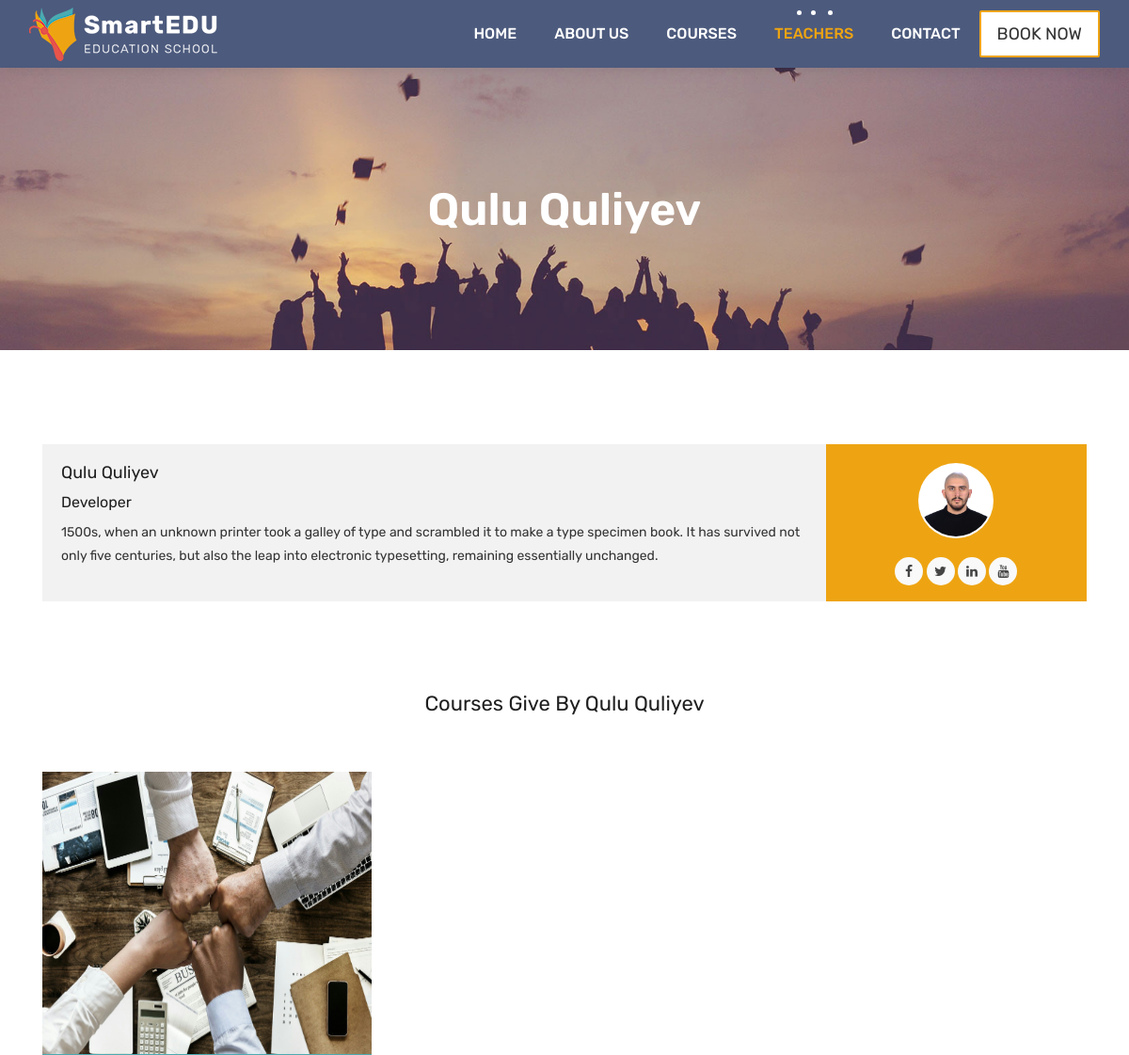
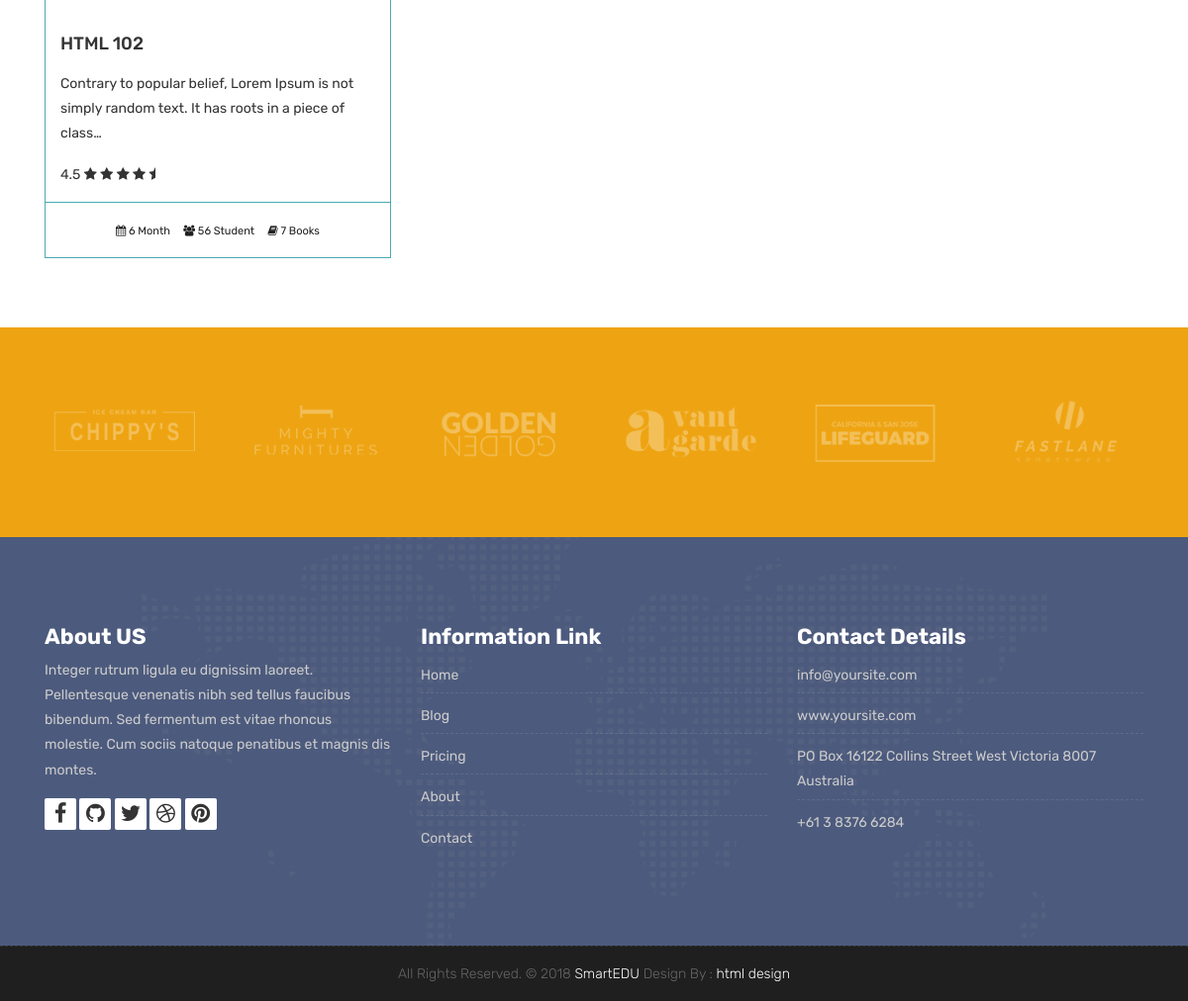
The app's page /teachers/teacher/1 with its own data (2 pictures, top to bottom).
### teachers/models.py (models this page shows, shortened)
class Teacher(models.Model):
    name =models.CharField(max_length=50)
    title =models.CharField(max_length=50)
    description = models.TextField(blank=True)
    image = models.ImageField(upload_to='courses/%Y/%m/%d/')
    facebook = models.URLField(max_length=100, blank=True)
    twitter = models.URLField(max_length=100, blank=True)
    linkedin = models.URLField(max_length=100, blank=True)
    youtube = models.URLField(max_length=100, blank=True)

### courses/models.py (models this page shows, shortened)
class Course(models.Model):
    teacher = models.ForeignKey(Teacher, null=True, on_delete=models.CASCADE)
    name = models.CharField(max_length=200, unique=True)
    category = models.ForeignKey(Category, null=True, on_delete=models.DO_NOTHING)
    tags = models.ManyToManyField(Tag, blank=True, null=True)
    description = models.TextField(blank=True, null=True)
    image = models.ImageField(upload_to='courses/%Y/%m/%d/', default='courses/default_course_image.jpg')
    date = models.DateTimeField(auto_now=True)
    available = models.BooleanField(default=True)

### teachers/views.py (the view)
# urls.py: path('teacher/<int:pk>', TeacherDetailView.as_view() , name = 'teacher_detail'),
class TeacherDetailView(DetailView):
    model = Teacher
    template_name = 'teacher.html'
    context_object_name = 'teacher'
    def get_context_data(self, **kwargs):
        context = super().get_context_data(**kwargs)
        context['courses'] = Course.objects.filter(available=True, teacher = self.kwargs['pk'])
        return context

### templates/teacher.html
{% extends 'partials/_base.html' %}
{% load static %}
{% block content %}
	<div class="all-title-box">
		<div class="container text-center">
            <h1>{{teacher.name}}</h1>
        </div>
	</div>
    <div id="overviews" class="section wb">
        <div class="container">
            <div class="row mb-5">
                <div class="col-lg-12 blog-post-single">
					<div class="blog-author">
						<div class="author-bio">
							<h3 class="author_name">{{teacher.name}}</h3>
							<h5>{{teacher.title}}</h5>
							<p class="author_det">
                                {{teacher.description}}
                            </p>
						</div>
						<div class="author-desc">
							<img src="{{ teacher.image.url }}" alt="about author">
							<ul class="author-social">
								<li><a href="{{teacher.facebook}}"><i class="fa fa-facebook"></i></a></li>
								<li><a href="{{teacher.twitter}}"><i class="fa fa-twitter"></i></a></li>
								<li><a href="{{teacher.linkedin}}"><i class="fa fa-linkedin"></i></a></li>
								<li><a href="{{teacher.youtube}}"><i class="fa fa-youtube"></i></a></li>
							</ul>
						</div>
					</div>
                </div>
            </div>
            <div class="row">
                <div class="col-lg-12">
                    <h2 class="text-center my-5">
                        Courses Give By {{teacher.name}}
                    </h2>
                </div>
                {% for course in courses %}
                <div class="col-lg-4 col-md-6 col-12">
                    <div class="course-item">
						<div class="image-blog">
							<img style='width: 500px; height: 300px;' src="{{course.image.url}}" alt="" class="img-fluid">
						</div>
						<div class="course-br">
							<div class="course-title">
								<h2><a href="{% url 'course_detail' course.category.slug course.id %}" title="">{{course.name}}</a></h2>
							</div>
							<div class="course-desc">
								<p>{{course.description | truncatechars:100}}</p>
							</div>
							<div class="course-rating">
								4.5
								<i class="fa fa-star"></i>
								<i class="fa fa-star"></i>
								<i class="fa fa-star"></i>
								<i class="fa fa-star"></i>
								<i class="fa fa-star-half"></i>
							</div>
						</div>
						<div class="course-meta-bot">
							<ul>
								<li><i class="fa fa-calendar" aria-hidden="true"></i> 6 Month</li>
								<li><i class="fa fa-users" aria-hidden="true"></i> 56 Student</li>
								<li><i class="fa fa-book" aria-hidden="true"></i> 7 Books</li>
							</ul>
						</div>
					</div>
                </div>
                {% endfor %}
            </div>
        </div>
    </div>
    <div class="parallax section dbcolor">
        <div class="container">
            <div class="row logos">
                <div class="col-md-2 col-sm-2 col-xs-6 wow fadeInUp">
                    <a href="#"><img src="images/logo_01.png" alt="" class="img-repsonsive"></a>
                </div>
                <div class="col-md-2 col-sm-2 col-xs-6 wow fadeInUp">
                    <a href="#"><img src="images/logo_02.png" alt="" class="img-repsonsive"></a>
                </div>
                <div class="col-md-2 col-sm-2 col-xs-6 wow fadeInUp">
                    <a href="#"><img src="images/logo_03.png" alt="" class="img-repsonsive"></a>
                </div>
                <div class="col-md-2 col-sm-2 col-xs-6 wow fadeInUp">
                    <a href="#"><img src="images/logo_04.png" alt="" class="img-repsonsive"></a>
                </div>
                <div class="col-md-2 col-sm-2 col-xs-6 wow fadeInUp">
                    <a href="#"><img src="images/logo_05.png" alt="" class="img-repsonsive"></a>
                </div>
                <div class="col-md-2 col-sm-2 col-xs-6 wow fadeInUp">
                    <a href="#"><img src="images/logo_06.png" alt="" class="img-repsonsive"></a>
                </div>
            </div>
        </div>
    </div>
{% endblock%}

### static/style.css (style rules this page uses)
body { color: #333333; font-size: 14px; font-family: 'Rubik', sans-serif; line-height: 1.80857; }
html, body { height: 100%; }
a { color: #1f1f1f; text-decoration: none !important; outline: none !important; -webkit-transition: all .3s ease-in-out; -moz-transition: all .3s ease-in-out; -ms-transition: all .3s ease-in-out; -o-transition: all .3s ease-in-out; transition: all .3s ease-in-out; }
h1, h2, h3, h4, h5, h6 { letter-spacing: 0; font-weight: normal; position: relative; padding: 0 0 10px 0; font-weight: normal; line-height: 120% !important; color: #1f1f1f; margin: 0 }
h1 { font-size: 24px }
h2 { font-size: 22px }
h3 { font-size: 18px }
h5 { font-size: 14px }
h1 a, h2 a, h3 a, h4 a, h5 a, h6 a { color: #212121; text-decoration: none!important; opacity: 1 }
a { color: #1f1f1f; text-decoration: none; outline: none; }
a, .btn { text-decoration: none !important; outline: none !important; -webkit-transition: all .3s ease-in-out; -moz-transition: all .3s ease-in-out; -ms-transition: all .3s ease-in-out; -o-transition: all .3s ease-in-out; transition: all .3s ease-in-out; }
.dbcolor { background: #eea412; }
.parallax { background-attachment: fixed; background-size: cover; padding: 120px 0; position: relative; width: 100%; }
.section { display: block; position: relative; overflow: hidden; padding: 70px 0; }
.section.wb { background-color: #ffffff; }
.logos img { margin: auto; display: block; text-align: center; width: 100%; opacity: 0.3; }
.all-title-box { background: url(images/banner.jpg)no-repeat; -webkit-background-size: cover; -moz-background-size: cover; -o-background-size: cover; background-size: cover; background-position: center; min-height: 300px; }
.all-title-box h1 { color: #fff; font-weight: 600; text-transform: capitalize; padding-top: 11%; font-size: 48px; line-height: 0px; }
.image-blog img { padding: 0 !important; width: 100%; margin: 0 !important; opacity: 1; -ms-filter: "progid:DXImageTransform.Microsoft.Alpha(Opacity=100)"; -moz-opacity: 1; -khtml-opacity: 1; -webkit-transition: all 150ms ease-in-out; -moz-transition: all 150ms ease-in-out; -o-transition: all 150ms ease-in-out; -ms-transition: all 150ms ease-in-out; transition: all 150ms ease-in-out; }
.blog-author { background: #f2f2f2; overflow: hidden; position: relative; margin-top: 30px; }
.author-bio { display: block; float: left; padding: 20px; position: relative; width: 75%; }
.author-desc { background: #eea412; float: right; height: 100%; min-height: 100%; overflow: hidden; padding: 20px 0; position: absolute; text-align: center; width: 25%; right: 0; }
.author-bio h5 { font-size: 16px; }
.author-desc > img { background: #FFFFFF; border-radius: 50%; -webkit-border-radius: 50%; -moz-border-radius: 50%; margin-bottom: 20px; padding: 2px; max-width: 80px; max-height: 80px; }
.author-social { list-style: none outside none; margin: 0 auto; overflow: hidden; padding: 0; text-align: center; z-index: 9999; }
.author-social li { background: none !important; display: inline-block; }
.author-social li a { color: #444; display: block; height: 30px; text-align: center; width: 30px; border-radius: 50%; -webkit-border-radius: 50%; -moz-border-radius: 50%; -webkit-transition: 0.25s; -moz-transition: 0.25s; -o-transition: 0.25s; transition: 0.25s; background: #f9f9f9; }
.author-social li a i { font-size: 14px; line-height: 30px; margin-right: 0; float: none; }
.course-item { background: #ffffff; }
.course-title > h2 { margin: 15px 0; padding: 0px; }
.course-title a { font-size: 18px; line-height: 25px; font-weight: 500; color: #333333; text-transform: capitalize; }
.course-br { border: 1px solid #4babb1; padding: 15px; }
.course-meta-bot { border: 1px solid #4babb1; border-top: 0px; padding: 15px; }
.course-meta-bot ul { padding: 0px; margin: 0px; display: block; text-align: center; }
.course-meta-bot ul li { display: inline-block; list-style: none; padding: 0px 5px; color: #212121; font-size: 11px; }

### records on screen
Teacher: name "Qulu Quliyev", title "Developer", description "1500s, when an unknown printer took a galley of type and scrambled it to make a type specimen book. It has survived not only five centuries, but also the leap into electronic typesetting, remaining essentially unchanged.", image (picture)
Course: image (picture), name "HTML 102", description "Contrary to popular belief, Lorem Ipsum is not simply random text. It has roots in a piece of class…"
